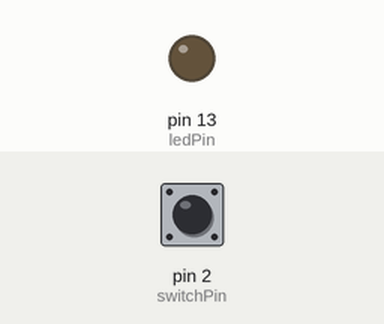
A sketch run on a simulated Arduino Uno, built with avr-gcc and run on an emulated ATmega328P. On the bench: output pins drawn as LEDs (lit = HIGH). Inputs (shaded band) come from the test bench; at power-on: pin 2 (switchPin) LOW.

Above: at 1.2 s.
1.3 s: pin 2 (switchPin) pulled HIGH for 0.15 s
At 1.37 s:
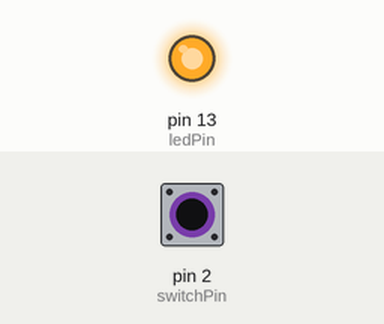
2.9 s: pin 2 (switchPin) pulled HIGH for 3.2 s
At 6.8 s:
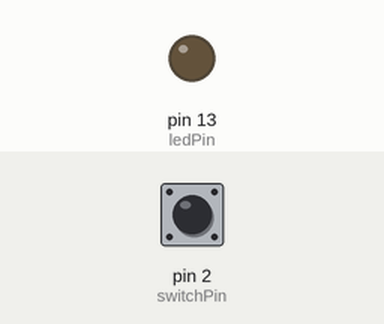
Timing chart, 0 to 8.3 s (numbered marks = the images above; inputs shaded):
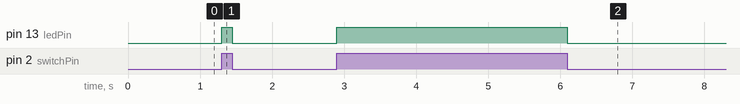

The sketch:

Led_PushButton.ino
```cpp
const int ledPin = 13;
const int switchPin = 2;

void setup()
{
  pinMode(switchPin, INPUT);
  pinMode(ledPin, OUTPUT);
}

void loop()
{
  if(digitalRead(switchPin) == HIGH){
    digitalWrite(ledPin, HIGH);
  }
  else{
    digitalWrite(ledPin, LOW);
  }
}
```

Measured:
- after the input at 1.3 s, pin 13 (ledPin): LOW → HIGH at once, → LOW 0.15 s later
- after the input at 2.9 s, pin 13 (ledPin): LOW → HIGH at once, → LOW 3.2 s later
